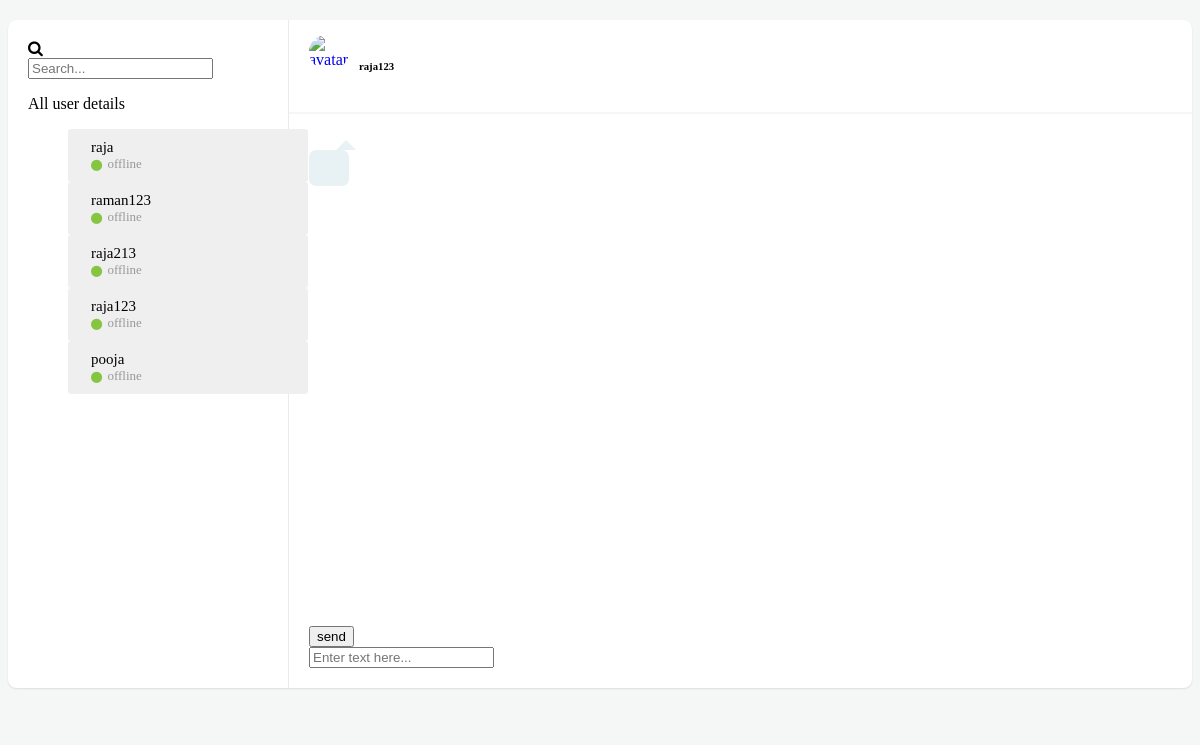
The app's page /chat/chatroom/ (signed in) with its own data.
### app/models.py (models this page shows)
class User(AbstractUser):
    image=models.ImageField(default=DEFAULT, blank=True, null=True, upload_to='image/')
    ONLINE = 'online'
    OFFLINE = 'offline'
    STATUS = (
        (ONLINE, 'On-line'),
        (OFFLINE, 'Off-line'),
    )
    status = models.CharField( max_length=100, choices=STATUS,default=OFFLINE )
    USERNAME_FIELD = 'username'
    REQUIRED_FIELDS = ['email']
    def __str__(self):
        return self.username

### app/views.py (the view)
# urls.py: path('chat/<str:username>/', views.room, name='room'),
@login_required(login_url='/login/')
def room(request, username):
    try :
        user1=request.user
        username1=User.objects.get(username=request.user)
        id=username1.id
        userdeitails = User.objects.all()
        return render(request, 'esss/index.html', {
            'room_name':"chatroom",
            'current_user_id': id,
            'user1':user1,
            'user3': userdeitails,
            })
    except:
        return render(request, 'esss/index.html')

### app/templates/esss/index.html (shortened to what this page needs)
<!DOCTYPE html>
{% load static %}
<html lang="en">
<head>
    <link rel="stylesheet" href="{% static  'app/css/styles.css' %}">
</head>
<body>
    <link href="https://maxcdn.bootstrapcdn.com/font-awesome/4.7.0/css/font-awesome.min.css" rel="stylesheet" />
    <div class="container">
        <div class="row clearfix">
            <div class="col-lg-12">
                <div class="card chat-app">
                    <div id="plist" class="people-list">
                        <div class="input-group">
                            <div class="input-group-prepend">
                                <span class="input-group-text"><i class="fa fa-search"></i></span>
                            </div>
                            <input type="text" class="form-control" placeholder="Search...">
                        </div>
                        <p>All user details</p>
                        <ul class="list-unstyled chat-list mt-2 mb-0">
                            {% for i in user3 %}
                            <li class="clearfix active">
                                <div class="about">
                                    <div class="name">{{i.username}}</div>
                                    <div class="status"> <i class="fa fa-circle online"></i> {{i.status}} </div>
                                </div>
                            </li>
                            {% endfor %}
                        </ul>
                    </div>
                    <div class="chat">
                        <div class="chat-header clearfix">
                            <div class="row">
                                <div class="col-lg-6">
                                    <a href="javascript:void(0);" data-toggle="modal" data-target="#view_info">
                                        <img src="https://bootdey.com/img/Content/avatar/avatar2.png" alt="avatar">
                                    </a>
                                    <div class="chat-about">
                                        <h6 class="m-b-0">{{user1}}</h6>
                                    </div>
                                </div>
                            </div>
                        </div>
                        <div class="chat-history">
                            <ul class="m-b-0">
                                <li class="clearfix">
                                    <div id="chat1" class="message other-message float-left">
                                    </div>
                                </li>
                            </ul>
                        </div>
                                            <div class="chat-message clearfix">
                            <div class="input-group mb-0">
                                <div class="input-group-prepend">
                                    <input id="chat-message-submit" type="button" value="send"
                                        class="input-group-text"></input>
                                </div>
                                <input id="chat-message-input" type="text" class="form-control"
                                    placeholder="Enter text here...">
                            </div>
                        </div>
                    </div>
                </div>
            </div>
        </div>
    </div>
</body>
</html>

### app/static/app/css/styles.css (style rules this page uses)
body { background-color: #f4f7f6; margin-top:20px; }
.card { background: #fff; transition: .5s; border: 0; margin-bottom: 30px; border-radius: .55rem; position: relative; width: 100%; box-shadow: 0 1px 2px 0 rgb(0 0 0 / 10%); }
.chat-app .people-list { width: 280px; position: absolute; left: 0; top: 0; padding: 20px; z-index: 7 }
.chat-app .chat { margin-left: 280px; border-left: 1px solid #eaeaea }
.people-list { -moz-transition: .5s; -o-transition: .5s; -webkit-transition: .5s; transition: .5s }
.people-list .chat-list li { padding: 10px 15px; list-style: none; border-radius: 3px }
.people-list .chat-list li.active { background: #efefef }
.people-list .chat-list li .name { font-size: 15px }
.people-list .about { float: left; padding-left: 8px }
.people-list .status { color: #999; font-size: 13px }
.chat .chat-header { padding: 15px 20px; border-bottom: 2px solid #f4f7f6 }
.chat .chat-header img { float: left; border-radius: 40px; width: 40px }
.chat .chat-header .chat-about { float: left; padding-left: 10px }
.chat .chat-history { padding: 20px; border-bottom: 2px solid #fff }
.chat .chat-history ul { padding: 0 }
.chat .chat-history ul li { list-style: none; margin-bottom: 30px }
.chat .chat-history ul li:last-child { margin-bottom: 0px }
.chat .chat-history .message { color: #444; padding: 18px 20px; line-height: 26px; font-size: 16px; border-radius: 7px; display: inline-block; position: relative }
.chat .chat-history .message:after { bottom: 100%; left: 7%; border: solid transparent; content: " "; height: 0; width: 0; position: absolute; pointer-events: none; border-bottom-color: #fff; border-width: 10px; margin-left: -10px }
.chat .chat-history .other-message { background: #e8f1f3; text-align: right }
.chat .chat-history .other-message:after { border-bottom-color: #e8f1f3; left: 93% }
.chat .chat-message { padding: 20px }
.online, .offline, .me { margin-right: 2px; font-size: 8px; vertical-align: middle }
.online { color: #86c541 }
.clearfix:after { visibility: hidden; display: block; font-size: 0; content: " "; clear: both; height: 0 }
@media only screen and (min-device-width: 768px) and (max-device-width: 1024px) and (orientation: landscape) and (-webkit-min-device-pixel-ratio: 1) { .chat-app .chat-list { height: 480px; overflow-x: auto } }
@media only screen and (min-device-width: 768px) and (max-device-width: 1024px) and (orientation: landscape) and (-webkit-min-device-pixel-ratio: 1) { .chat-app .chat-history { height: calc(100vh - 350px); overflow-x: auto } }

### records on screen
User: username "raja", status "offline"
User: username "raman123", status "offline"
User: username "raja213", status "offline"
User: username "raja123", status "offline"
User: username "pooja", status "offline"
